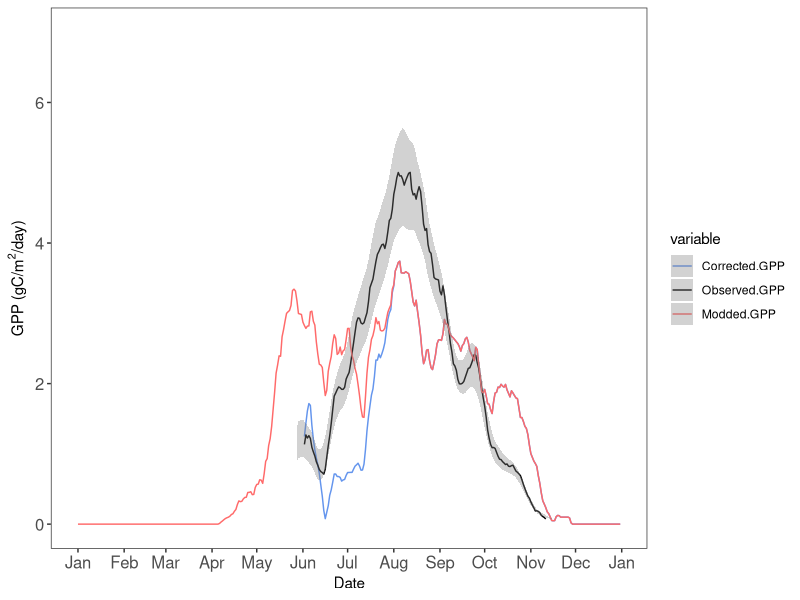
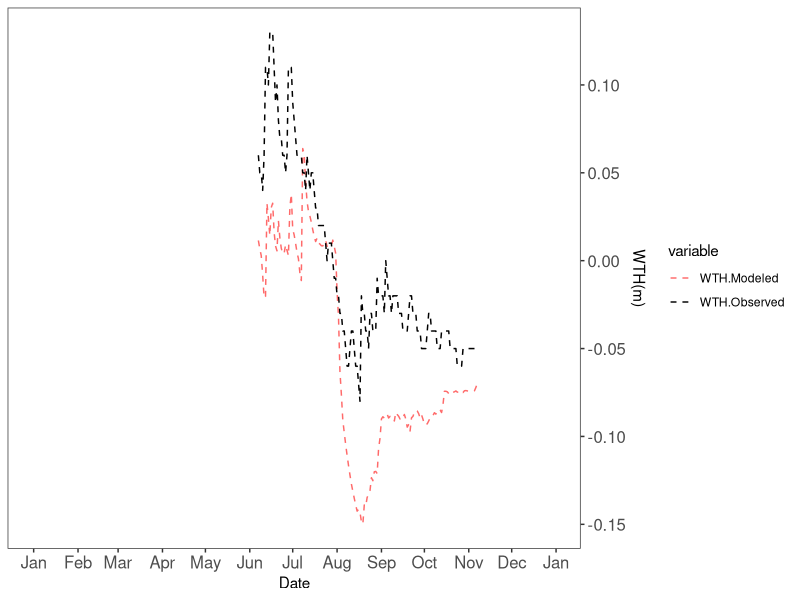

Write the R code that produced these figures, in order.
  #Fig3. GPP comparison
  library("ggplot2")
  require(zoo)
  library("scales")
  #read in gpp data
  gpp=data.frame(read.csv("GPP.csv",sep=",",header=TRUE))
  gpp$Date=as.Date(gpp[,1]-1)#convert to Date format
  
  #10d moving window
  ap.fl=function(x) rollapply(c(rep(x[1],4),x,rep(x[365],5)),width=10,FUN=mean,na.rm=T)
  gpp[,2:5] = apply(gpp[,2:5],2,ap.fl)

  gpp.m = reshape2::melt(gpp[,c(1,5,3,2)],id.vars="Date")
  
  #shadow: uncertainty for observed.gpp
  ymin.u = c(ap.fl(gpp$Observed.GPP -gpp$Uncertainty),rep(NA,730))
  ymax.u = c(ap.fl(gpp$Observed.GPP +gpp$Uncertainty),rep(NA,730))
  
  #plot GPP
  tiff("GPP.tiff",width=1900,height=900, res = 300)
  ggplot(gpp.m,aes(x=Date,y=value,color=variable))+
    geom_line()+labs(y=expression(paste("GPP (gC/",m^2,"/day)")))+
    geom_ribbon(aes(ymin=ymin.u, ymax=ymax.u ), alpha=0.35,fill="gray50",linetype=0)+ 
    theme_bw()+  scale_color_manual(values=c("cornflowerblue","black","indianred1"))+
    theme(panel.grid.major = element_blank(),
          axis.text = element_text(size=12),
          panel.grid.minor = element_blank())+
    scale_x_date(labels=date_format("%b"),date_breaks = "1 month")+
    scale_y_continuous(limits = c(0,7))
  dev.off()
 

  #add water depth hollow
  gpp.m = reshape2::melt(gpp[,c(1,6,7)],id.vars="Date")
  tiff("WTH.tiff",width=1900,height=900, res = 300)
  ggplot(gpp.m,aes(x=Date,y=value,color=variable))+
    geom_line(linetype="dashed")+labs(y="WTH(m)")+
    theme_bw()+  scale_color_manual(values=c("indianred1","black"))+
    theme(panel.grid.major = element_blank(),
          axis.text = element_text(size=12),
          panel.grid.minor = element_blank())+
    scale_x_date(labels=date_format("%b"),date_breaks = "1 month")+
  scale_y_continuous(position = "right")
  dev.off()